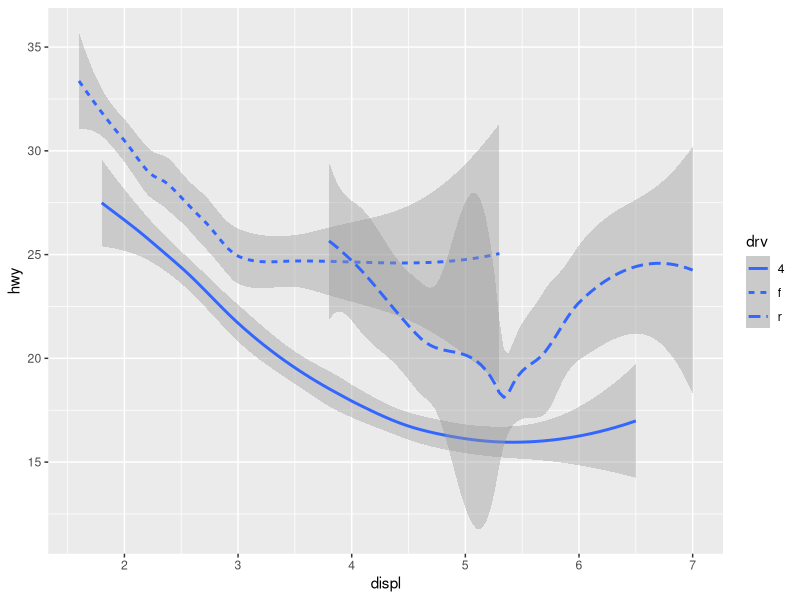
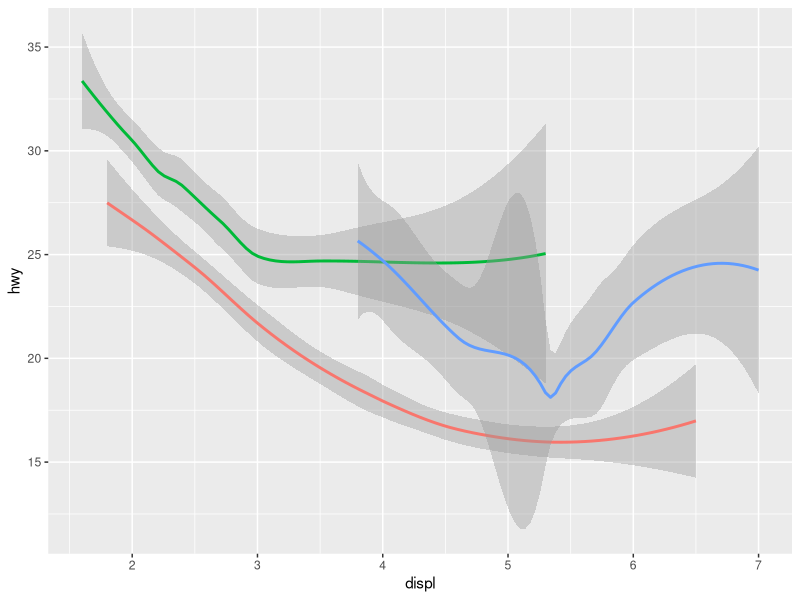
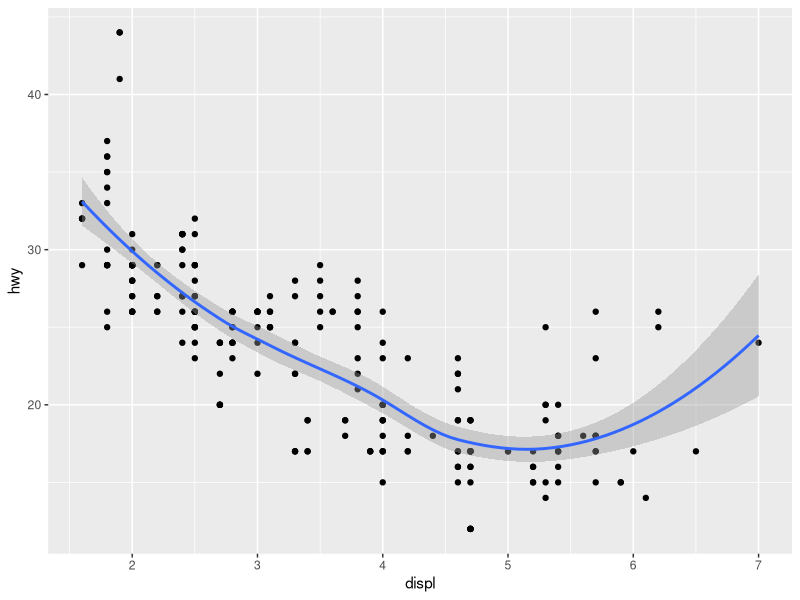
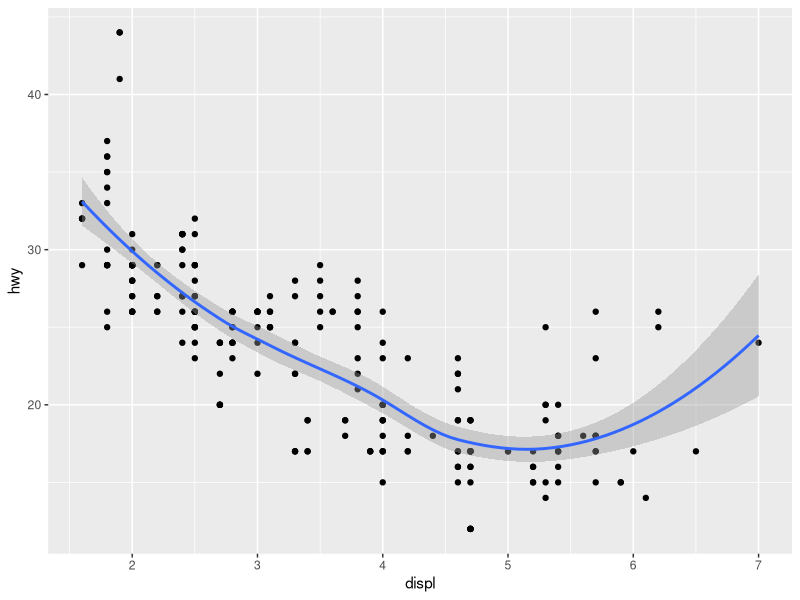

Reproduce these figures in R, in order.
## ---- chunk 1
options(scipen = 999) # No Scientific Notation
library(tidyverse)

ggplot(data = mpg) +
  #geom_point(mapping = aes (x = displ, y = hwy, color = class))
  geom_smooth(mapping = aes (x = displ, y = hwy, linetype = drv))
## ---- chunk 2
ggplot(data = mpg) +
  geom_smooth(
    mapping = aes(x = displ, y = hwy, color = drv), show.legend = FALSE
    )
## ---- chunk 3
ggplot(data = mpg, mapping = aes(x = displ, y = hwy)) +
  geom_point() +
  geom_smooth()

ggplot() +
  geom_point(data = mpg, mapping = aes(x = displ, y = hwy)) +
  geom_smooth(data = mpg, mapping = aes(x = displ, y = hwy))
